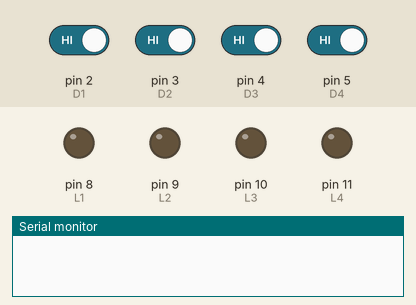
Simulated run of this sketch. Board: Arduino Uno, built with avr-gcc and run on an emulated ATmega328P. Shown: output pins drawn as LEDs (lit = HIGH), the last lines printed to the serial monitor. Inputs (shaded band) come from the test bench; at power-on: pin 2 (D1), pin 3 (D2), pin 4 (D3), pin 5 (D4) HIGH.

Above: at 1.2 s.
1.3 s: pin 5 (D4) driven LOW
At 1.9 s:
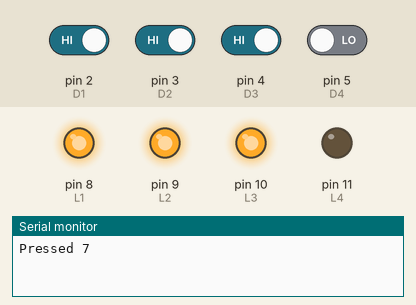
4.3 s: pin 2 (D1) driven LOW
At 5.1 s:
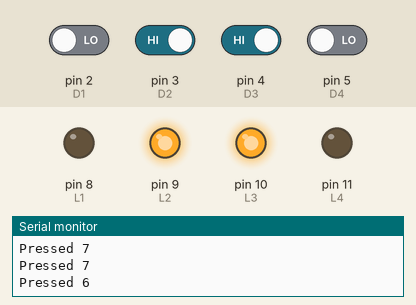
7.3 s: pin 3 (D2) driven LOW
At 7.7 s:
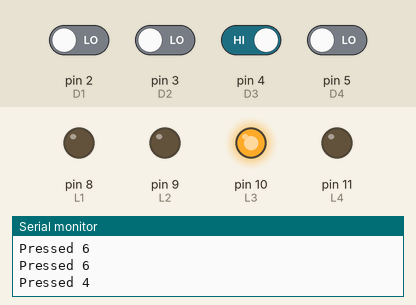
10.3 s: pin 2 (D1) driven HIGH
At 11.1 s:
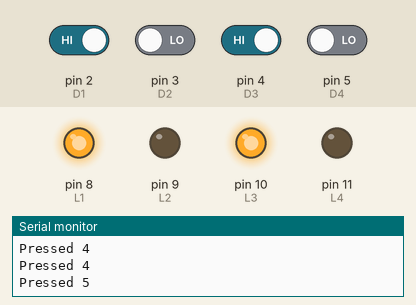
13.3 s: pin 4 (D3) driven LOW
At 14.1 s:
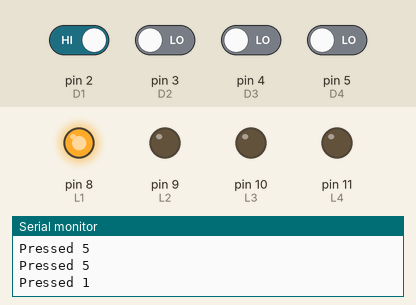
16.3 s: pin 3 (D2) driven HIGH
At 17.0 s:
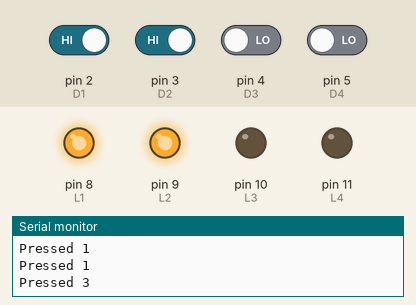
Timing chart, 0 to 19.3 s (numbered marks = the images above; inputs shaded):
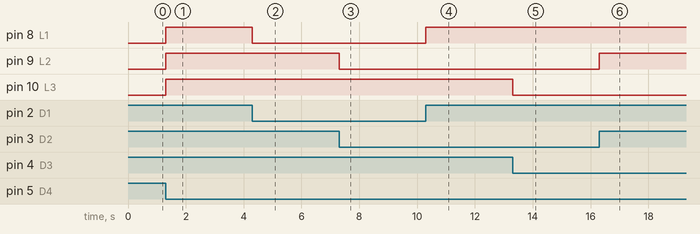

Measured:
- after the input at 1.3 s, pin 8 (L1), pin 9 (L2), pin 10 (L3): LOW → HIGH at once
- after the input at 4.3 s, pin 8 (L1): HIGH → LOW at once
- after the input at 7.3 s, pin 9 (L2): HIGH → LOW at once
- after the input at 10.3 s, pin 8 (L1): LOW → HIGH at once
- after the input at 13.3 s, pin 10 (L3): HIGH → LOW at once
- after the input at 16.3 s, pin 9 (L2): LOW → HIGH at once

The sketch:

dtmf.ino
```cpp
#define D1 2
#define D2 3
#define D3 4
#define D4 5
int d1, d2, d3, d4;
#define L1 8
#define L2 9
#define L3 10
#define L4 11

void setup()
{
Serial.begin(9600);
pinMode(D1,INPUT);
pinMode(D2,INPUT);
pinMode(D3,INPUT);
pinMode(D4,INPUT);
pinMode(L1 ,OUTPUT);
pinMode(L2 ,OUTPUT);
pinMode(L3 ,OUTPUT);
pinMode(L4 ,OUTPUT);
}

void loop()
{
d1 = digitalRead(D1);
d2 = digitalRead(D2);
d3 = digitalRead(D3);
d4 = digitalRead(D4);
digitalWrite(L1,LOW);
digitalWrite(L2,LOW);
digitalWrite(L3,LOW);
digitalWrite(L4,LOW);
if(d4==LOW && d3==LOW && d2==LOW && d1==LOW)
  Serial.println("Pressed 0");
else if(d4==LOW && d3==LOW && d2==LOW && d1==HIGH)
 {Serial.println("Pressed 1");
    digitalWrite(L1,HIGH);
    delay(1000);
    digitalWrite(L1,LOW);
    digitalWrite(L2,LOW);
    digitalWrite(L3,LOW);
    digitalWrite(L4,LOW);
 }
else if(d4==LOW && d3==LOW && d2==HIGH && d1==LOW)
  {Serial.println("Pressed 2");
    digitalWrite(L2,HIGH);
    delay(1000);
    digitalWrite(L1,LOW);
    digitalWrite(L2,LOW);
    digitalWrite(L3,LOW);
    digitalWrite(L4,LOW);
 }
else if(d4==LOW && d3==LOW && d2==HIGH && d1==HIGH)
  {Serial.println("Pressed 3");
    digitalWrite(L1,HIGH);
    digitalWrite(L2,HIGH);
    delay(1000);
    digitalWrite(L1,LOW);
    digitalWrite(L2,LOW);
    digitalWrite(L3,LOW);
    digitalWrite(L4,LOW);
 }
else if(d4==LOW && d3==HIGH && d2==LOW && d1==LOW)
  {Serial.println("Pressed 4");
    digitalWrite(L3,HIGH);
    delay(1000);
    digitalWrite(L1,LOW);
    digitalWrite(L2,LOW);
    digitalWrite(L3,LOW);
    digitalWrite(L4,LOW);
 }
else if(d4==LOW && d3==HIGH && d2==LOW && d1==HIGH)
  {Serial.println("Pressed 5");
    digitalWrite(L1,HIGH);
    digitalWrite(L3,HIGH);
    delay(1000);
    digitalWrite(L1,LOW);
    digitalWrite(L2,LOW);
    digitalWrite(L3,LOW);
    digitalWrite(L4,LOW);
 }
else if(d4==LOW && d3==HIGH && d2==HIGH && d1==LOW)
  {Serial.println("Pressed 6");
    digitalWrite(L3,HIGH);
    digitalWrite(L2,HIGH);
    delay(1000);
    digitalWrite(L1,LOW);
    digitalWrite(L2,LOW);
    digitalWrite(L3,LOW);
    digitalWrite(L4,LOW);
 }
else if(d4==LOW && d3==HIGH && d2==HIGH && d1==HIGH)
  {Serial.println("Pressed 7");
    digitalWrite(L1,HIGH);
    digitalWrite(L2,HIGH);
    digitalWrite(L3,HIGH);
    delay(1000);
    digitalWrite(L1,LOW);
    digitalWrite(L2,LOW);
    digitalWrite(L3,LOW);
    digitalWrite(L4,LOW);
 }
else if(d4==HIGH && d3==LOW && d2==LOW && d1==LOW)
  {Serial.println("Pressed 8");
    digitalWrite(L4,HIGH);
    delay(1000);
    digitalWrite(L1,LOW);
    digitalWrite(L2,LOW);
    digitalWrite(L3,LOW);
    digitalWrite(L4,LOW);
 }
else if(d4==HIGH && d3==LOW && d2==LOW && d1==HIGH)
  {Serial.println("Pressed 9");
    digitalWrite(L1,HIGH);
    digitalWrite(L4,HIGH);
    delay(1000);
    digitalWrite(L1,LOW);
    digitalWrite(L2,LOW);
    digitalWrite(L3,LOW);
    digitalWrite(L4,LOW);
 }

}
```
